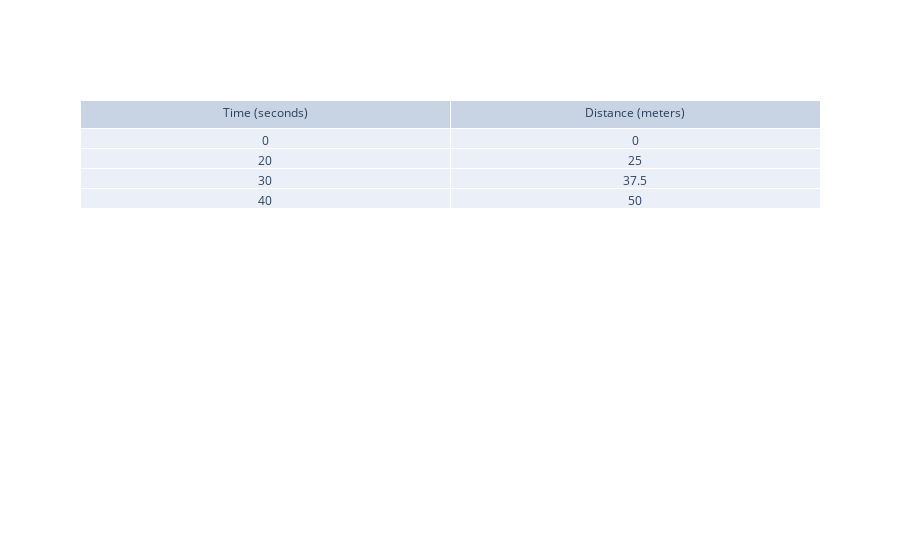

Write notebook code for a chart like this one.
### Markdown cell above
# Create images from tables
You can save an image using <tt>saveImage()</tt> as shown below:
```
# Create and plot the tyler table first ...
tyler.saveImage("tyler.png")
```
This will save the table in the file <tt>tyler.png</tt>.

## Assignment: Create a table image
Study the code below.
Then perform the following:
1. Click on the generated table image and open it.
2. Change the file name to <tt>"table.png"</tt>.
3. Verify that the changed name worked for you.

### Code cell
# Create a table for Tyler's time and distance
tyler = table()

# Set tyler table column lables and data
tyler.column_labels = ["Time (seconds)", 'Distance (meters)']
tyler.data_values = [[0, 20, 30, 40], [0, 25, 37.5, 50]]

# Plot tyler table
tyler.plotTable()

# Save the image for the table
tyler.saveImage("tyler.png")

### Figure 1 — Plotly figure (JSON) as saved in the notebook; plotly's stock layout.template omitted (floating-point values rounded to 4 significant figures)
{"data": [{"cells": {"values": [[0, 20, 30, 40], [0, 25, 37.5, 50]]}, "header": {"values": ["Time (seconds)", "Distance (meters)"]}, "type": "table"}], "layout": {"autosize": false}}
